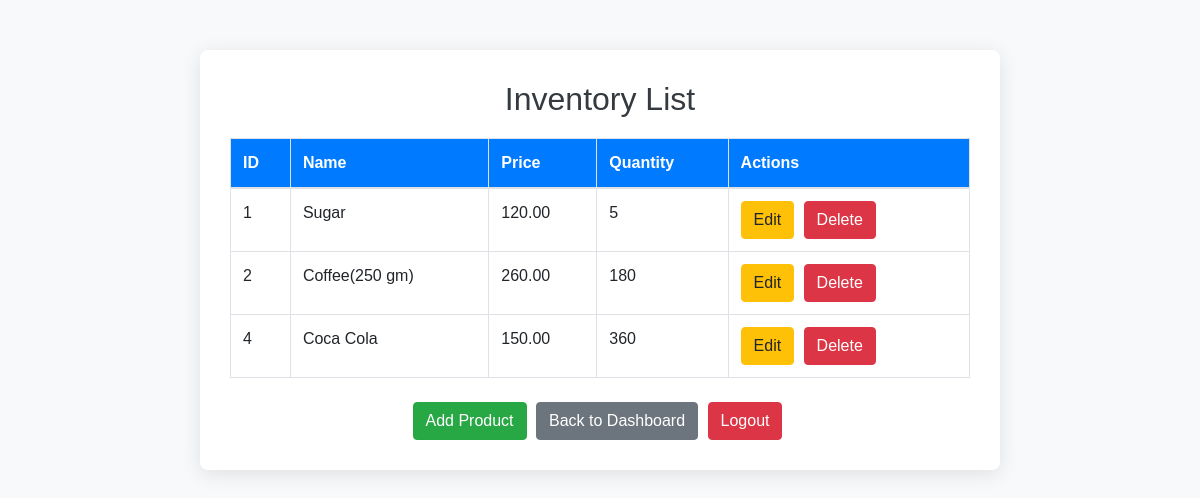
/view_inventory.php (signed in), run on an earlier commit of the app's database.
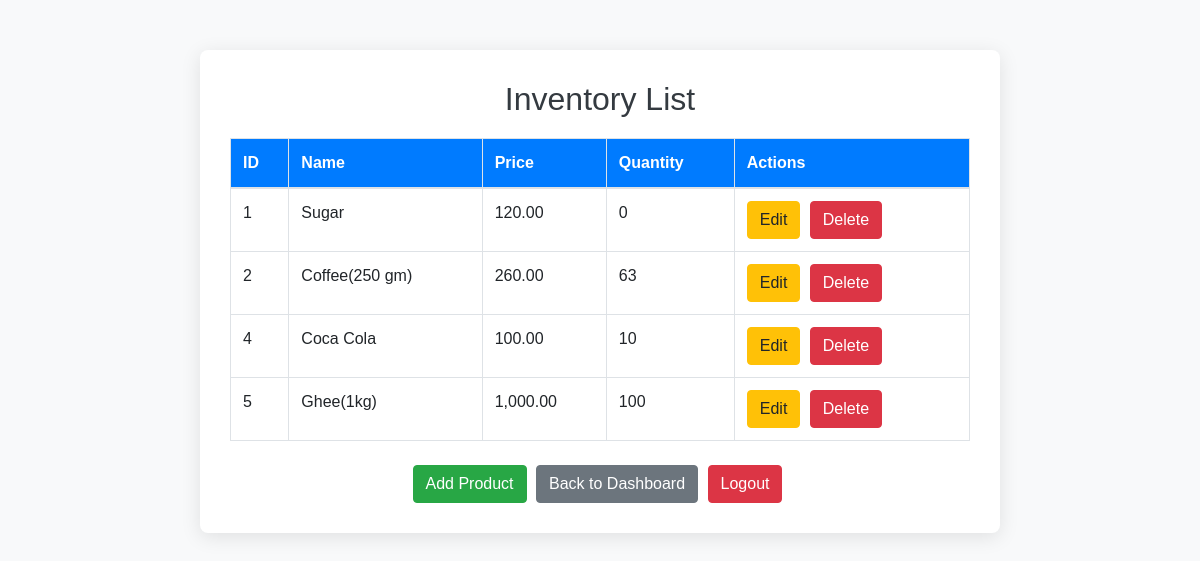
And on a later commit of the database.
### tables this page shows
CREATE TABLE `products` (
  `product_id` int(11) NOT NULL,
  `product_name` varchar(100) NOT NULL,
  `product_price` decimal(10,2) NOT NULL,
  `product_stock` int(11) NOT NULL,
  `created_at` timestamp NOT NULL DEFAULT current_timestamp(),
  `updated_at` timestamp NOT NULL DEFAULT current_timestamp() ON UPDATE current_timestamp()
);

### view_inventory.php (the view, shortened to what this page needs)
<?php
include('db_conn.php');
$query = "SELECT * FROM products";
$result = mysqli_query($conn, $query);
?>
<!DOCTYPE html>
<html lang="en">
<head>
    <link rel="stylesheet" href="https://stackpath.bootstrapcdn.com/bootstrap/4.5.2/css/bootstrap.min.css">
</head>
<body>
    <div class="container">
        <h2>Inventory List</h2>
        <table class="table table-bordered">
            <thead>
                <tr>
                    <th>ID</th>
                    <th>Name</th>
                    <th>Price</th>
                    <th>Quantity</th>
                    <th>Actions</th>
                </tr>
            </thead>
            <tbody>
                <?php while ($product = mysqli_fetch_assoc($result)): ?>
                    <tr>
                        <td><?php echo htmlspecialchars($product['product_id']); ?></td>
                        <td><?php echo htmlspecialchars($product['product_name']); ?></td>
                        <td><?php echo htmlspecialchars(number_format($product['product_price'], 2)); ?></td>
                        <td><?php echo htmlspecialchars($product['product_stock']); ?></td>
                        <td>
                            <a href="update_product.php?id=<?php echo $product['product_id']; ?>" class="btn btn-warning">Edit</a>
                            <a href="delete_product.php?id=<?php echo $product['product_id']; ?>" class="btn btn-danger">Delete</a>
                        </td>
                    </tr>
                <?php endwhile; ?>
            </tbody>
        </table>
        <div class="text-center mt-4">
            <a href="add_product.php" class="btn btn-success">Add Product</a>
            <a href="admin_dashboard.php" class="btn btn-secondary">Back to Dashboard</a>
            <a href="logout.php" class="btn btn-danger">Logout</a>
        </div>
    </div>
</body>
</html>

What changed in the data, as far as the page shows it:
changed products "Sugar": product_stock "5" → "0"
changed products "Coffee(250 gm)": product_stock "180" → "63"
changed products "Coca Cola": product_price "150.00" → "100.00"; product_stock "360" → "10"
added products: product_id "5", product_name "Ghee(1kg)", product_price "1,000.00", product_stock "100"
